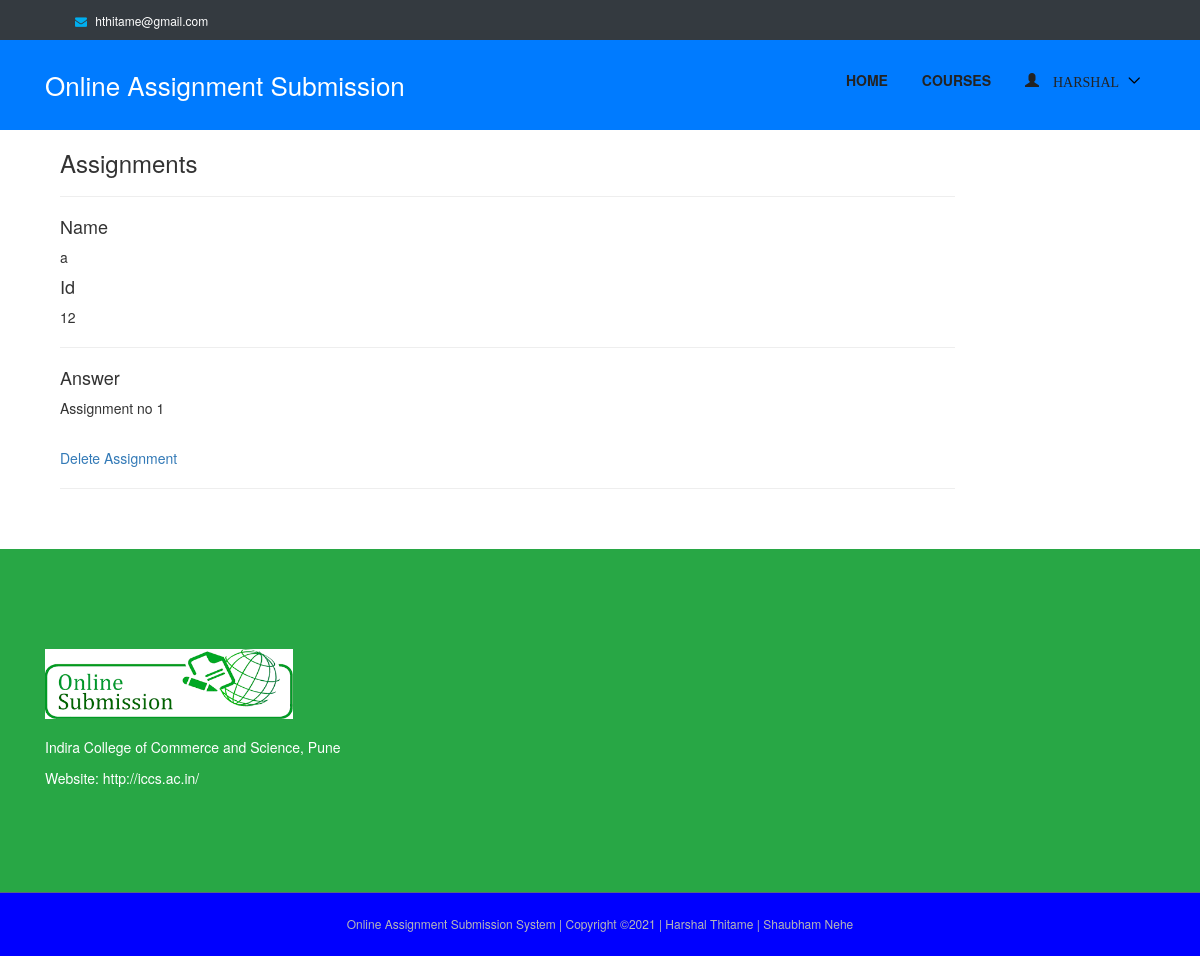
Screenshot of /assignment-submission-list/ (signed in) with the database file from the repository.
### authentication/models.py (models this page shows, shortened)
class User(AbstractUser):
    username = None
    role = models.CharField(max_length=12, error_messages={
        'required': "Role must be provided"
    })
    email = models.EmailField(unique=True, blank=False,
                              error_messages={
                                  'unique': "A user with that email already exists.",
                              })
    USERNAME_FIELD = "email"
    REQUIRED_FIELDS = []
    objects = UserManager()

### core/models.py (models this page shows, shortened)
class AssignmentSubmission(models.Model):
    user = models.ForeignKey(User, on_delete=models.CASCADE)
    name = models.CharField(max_length=100)
    university_id = models.CharField(max_length=100)
    content = models.TextField(null=True, blank=True)
    file = models.FileField(null=True, blank=True)

### core/views.py (the view)
# urls.py: path('assignment-submission-list/', AssignmentSubmissionListView.as_view(), name='assignment-submission-list'),
class AssignmentSubmissionListView(ListView):
    model = AssignmentSubmission
    template_name = 'core/instructor/assignment_submission_list.html'
    context_object_name = 'assignment_submission'
    @method_decorator(login_required(login_url=reverse_lazy('authentication:login')))
    def dispatch(self, request, *args, **kwargs):
        return super().dispatch(self.request, *args, **kwargs)
    def get_queryset(self):
        return self.model.objects.all().order_by('-id')  # filter(user_id=self.request.user.id).order_by('-id')

### templates/core/instructor/assignment_submission_list.html (shortened to what this page needs)
{% extends 'base.html' %}
{% load static %}
{% block content %}
    <div class="container">
        <div class="col-12 col-sm-6 col-md-10">
                    <strong><h3>Assignments</h3></strong>
        <hr/>
            {% for foo in assignment_submission %}
                <p> <h4>Name</h4> {{ foo.name }} </p>
                <p> <h4>Id</h4> {{ foo.university_id }} </p>
                <hr/>
                <p> <h4>Answer</h4> {{ foo.content }}  </p>
                <br/>
                <a href="{% url 'core:assignment-submission-delete' foo.id %}">Delete Assignment</a>
                  <hr/>
            {% endfor %}
            <br/>
            <br/>
        </div>
    </div>
{% endblock %}

### templates/nav.html (shortened to what this page needs)
{% load static %}
<header class="header-area">
    <div class="top-header-area bg-dark">
        <div class="container h-100">
            <div class="row h-100 align-items-center">
                <div class="col-6 col-md-9 col-lg-8">
                    <div class="top-header-content">
                        <a href="#" data-toggle="tooltip" data-placement="bottom" title="hthitame@gmail.com/"><i
                                class="fa fa-envelope"></i> <span class="text-white">hthitame@gmail.com</span></a>
                    </div>
                </div>
            </div>
        </div>
    </div>
    <div class="main-header-area bg-primary">
        <div class="classy-nav-container breakpoint-off">
            <div class="container">
                <nav class="classy-navbar justify-content-between" id="dentoNav">
                    <a class="nav-brand text-white" href="">Online Assignment Submission
                    </a>
                    <div class="classy-menu">
                        <div class="classynav">
                            <ul id="nav">
                                <li><a href="/">Home</a></li>
                                {% if request.user.is_authenticated and request.user.role == 'instructor' %}
                                    <li>
                                        <a href="">
                                            <span class="glyphicon glyphicon-user">
                                                    {{ request.user.first_name }}
                                            </span>
                                        </a>
                                        <ul class="dropdown">
                                            <li><a href="{% url 'authentication:instructor-profile-update' %}"> Edit Profile</a></li>
                                            <li><a href="{% url 'core:course' %}">Courses</a></li>
                                            <li><a href="{% url 'core:course-create' %}"> Create Course</a></li>
                                            <li><a href="{% url 'core:exam-submission-list' %}"> Exam Submissions</a></li>
                                            <li><a href="{% url 'core:assignment-submission-list' %}"> Assignment Submissions</a></li>
                                            <li><a href="{% url 'authentication:logout' %}"> Logout</a></li>
                                        </ul>
                                    </li>
                             {% elif request.user.is_authenticated and request.user.role == 'student' %}
                                     <li><a href="{% url 'core:course' %}">Courses</a></li>
                                    <li>
                                        <a href="">
                                            <span class="glyphicon glyphicon-user">
                                                    {{ request.user.first_name }}
                                            </span>
                                        </a>
                                    </li>
                                {% endif %}
                            </ul>
                        </div>
                    </div>
                </nav>
            </div>
        </div>
    </div>
</header>

### static/style.css (style rules this page uses)
* { margin: 0; padding: 0; }
body { font-family: "Montserrat", sans-serif; font-weight: 400; font-size: 14px; }
h1, h2, h3, h4, h5, h6 { font-family: "Montserrat", sans-serif; color: #333333; line-height: 1.4; font-weight: 600; }
a, a:active, a:focus, a:hover { color: #333333; text-decoration: none; -webkit-transition-duration: 500ms; -o-transition-duration: 500ms; transition-duration: 500ms; outline: none; }
li { list-style: none; }
p { line-height: 1.9; color: #707070; font-size: 14px; font-weight: 400; }
ul { margin: 0; padding: 0; }
ul li { margin: 0; padding: 0; }
.header-area { position: relative; z-index: 599; width: 100%; -webkit-transition-duration: 500ms; -o-transition-duration: 500ms; transition-duration: 500ms; }
.top-header-area { position: relative; z-index: 1; height: 40px; background-color: #f4f4f4; }
.top-header-area .top-header-content a { display: inline-block; font-size: 12px; color: #707070; }
.top-header-area .top-header-content a i { color: #00aeef; margin-right: 5px; }
.top-header-area .top-header-content a:last-child { margin-left: 30px; }
.classy-nav-container { background-color: transparent; }
.classy-nav-container .classy-navbar { height: 90px; padding: 0; }
.classy-nav-container .classy-navbar .classynav ul li a { padding: 0 15px; font-weight: 600; font-size: 14px; text-transform: uppercase; }

### static/css/default-assets/classy-nav.css (style rules this page uses)
body { font-family: "Roboto", sans-serif; }
ul { margin: 0; }
ul li { list-style: none; }
.classy-nav-container { position: relative; z-index: 100; background-color: #ffffff; }
.classy-nav-container * { box-sizing: border-box; }
.classy-nav-container a { -webkit-transition-duration: 500ms; transition-duration: 500ms; text-decoration: none; outline: none; font-size: 14px; font-weight: 400; color: #232323; display: inline-block; }
.justify-content-between { -webkit-box-pack: justify; -ms-flex-pack: justify; justify-content: space-between; }
.classy-navbar { width: 100%; height: 70px; padding: 0.5em 2em; display: -webkit-box; display: -ms-flexbox; display: flex; -webkit-box-align: center; -ms-flex-align: center; -ms-grid-row-align: center; align-items: center; }
.classy-navbar .nav-brand { font-size: 26px; font-weight: 500; color: #565656; display: inline-block; margin-right: 30px; }
.classynav ul li { display: inline-block; clear: both; position: inherit; z-index: 10; }
.classynav ul li.cn-dropdown-item { position: relative; z-index: 10; }
.classynav ul li a { padding: 0 12px; display: block; height: 35px; font-size: 14px; line-height: 34px; }
.classynav ul li.megamenu-item>a:after, .classynav ul li.has-down>a:after { font-family: 'classyfonts'; content: "\e900"; font-size: 12px; color: #000000; padding-left: 5px; -webkit-transition-duration: 500ms; transition-duration: 500ms; }
.breakpoint-off .classynav { display: -webkit-box; display: -ms-flexbox; display: flex; -webkit-box-align: center; -ms-flex-align: center; -ms-grid-row-align: center; align-items: center; }

### rows the page displays
User: user.first_name "HARSHAL"
AssignmentSubmission: name "a", university_id "12", content "Assignment no 1"
